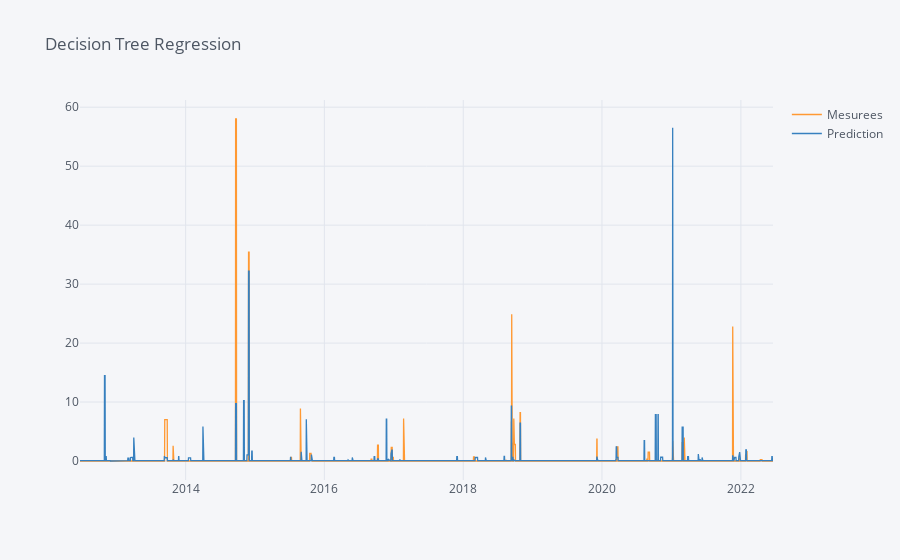

Notebook code for this chart:
### Code cell
pd.DataFrame({'Mesurees':test_y,'Prediction':prediction3})['2012':'2022'].resample('D').fillna(method='pad').iplot(title='Decision Tree Regression ',subplots=False)

### Figure 1 — Plotly figure (JSON) as saved in the notebook; plotly's stock layout.template omitted (floating-point values rounded to 4 significant figures; data arrays with more than 128 entries replaced by an {"elided": "..."} marker saying what was removed)
{"data": [{"line": {"color": "rgba(255, 153, 51, 1.0)", "dash": "solid", "shape": "linear", "width": 1.3}, "mode": "lines", "name": "Mesurees", "text": "", "type": "scatter", "x": {"elided": "3648 str values"}, "y": {"elided": "3648 float values"}}, {"line": {"color": "rgba(55, 128, 191, 1.0)", "dash": "solid", "shape": "linear", "width": 1.3}, "mode": "lines", "name": "Prediction", "text": "", "type": "scatter", "x": {"elided": "3648 str values"}, "y": {"elided": "3648 float values"}}], "layout": {"legend": {"bgcolor": "#F5F6F9", "font": {"color": "#4D5663"}}, "paper_bgcolor": "#F5F6F9", "plot_bgcolor": "#F5F6F9", "title": {"font": {"color": "#4D5663"}, "text": "Decision Tree Regression "}, "xaxis": {"gridcolor": "#E1E5ED", "showgrid": true, "tickfont": {"color": "#4D5663"}, "title": {"font": {"color": "#4D5663"}, "text": ""}, "zerolinecolor": "#E1E5ED"}, "yaxis": {"gridcolor": "#E1E5ED", "showgrid": true, "tickfont": {"color": "#4D5663"}, "title": {"font": {"color": "#4D5663"}, "text": ""}, "zerolinecolor": "#E1E5ED"}}}
